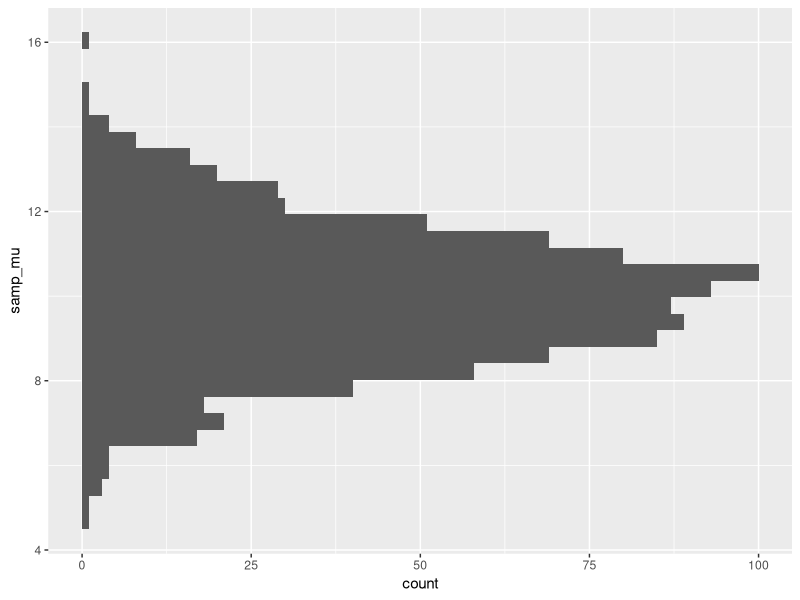
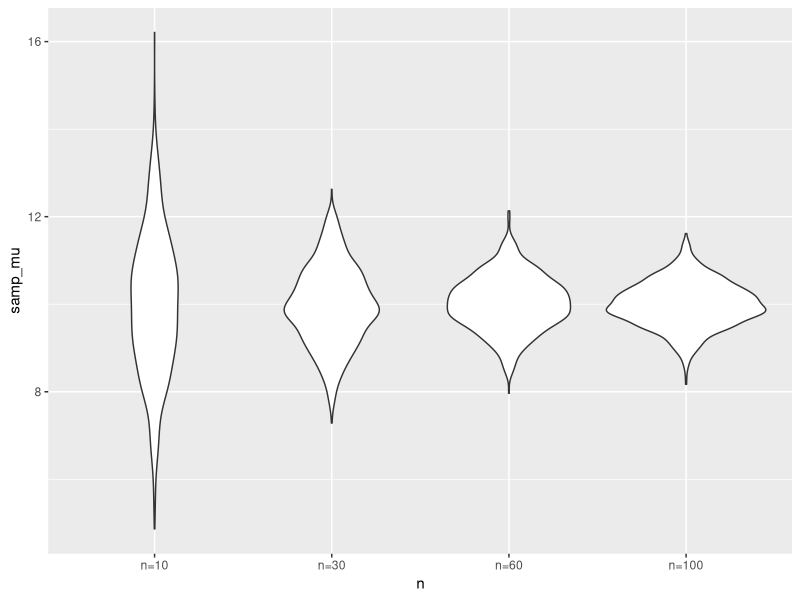
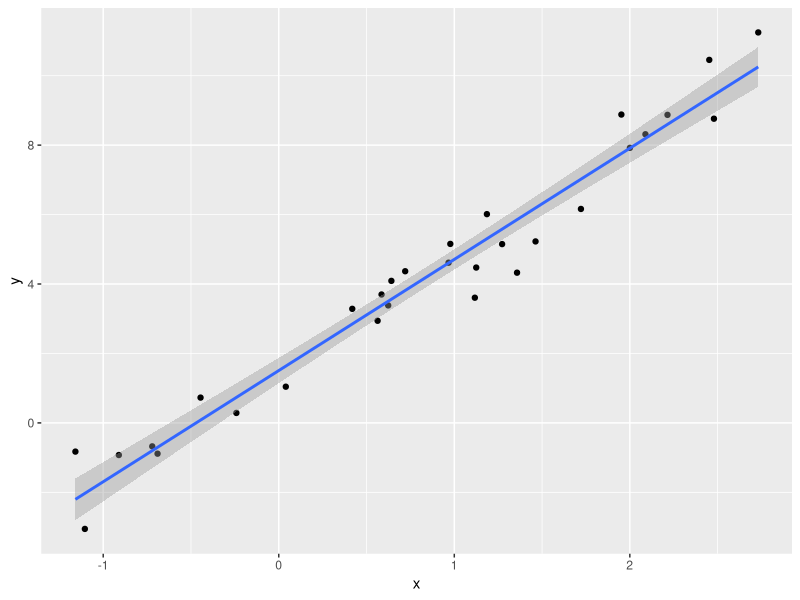
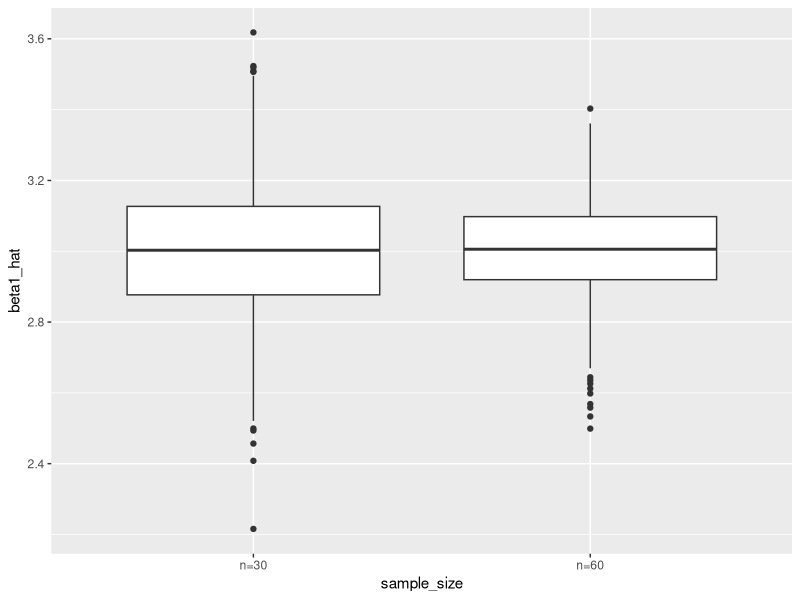
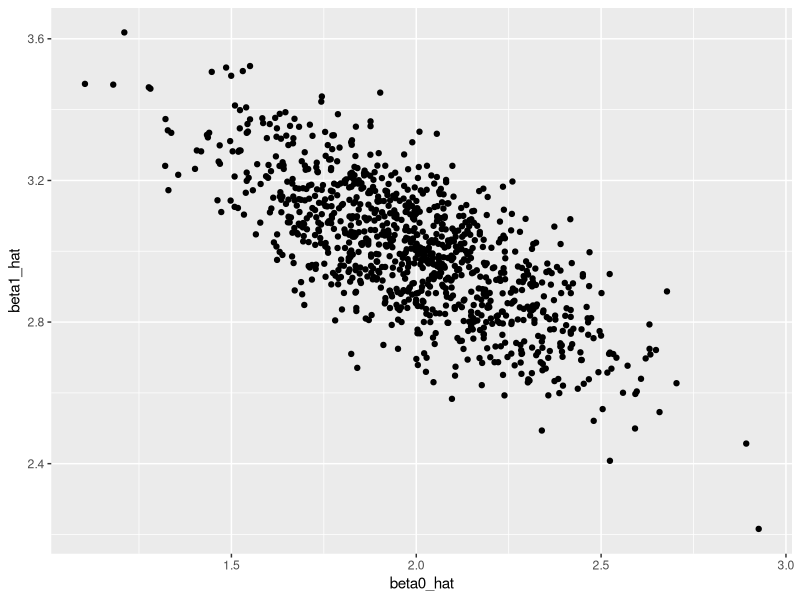
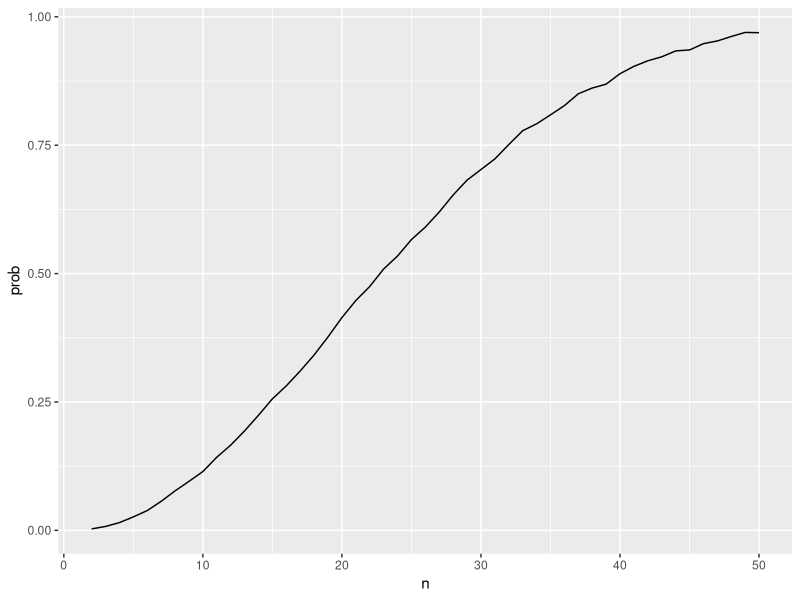

Write R code to recreate these figures, in order.
## ---- chunk 1
library(tidyverse)
# set.seed(1031) if want to get the same results
## ---- chunk 2
sim_data = tibble(
  x = rnorm(30,10,5)
)

sim_data |> 
  summarize(
    mu_hat = mean(x),
    sigma_hat = sd(x)
  )

sim_mean_sd = function(n, mu = 10, sigma = 5) {
  
  sim_data = tibble(
    x = rnorm(n, mu, sigma),
  )
  
  out_df = 
    sim_data |> 
    summarize(
      samp_mu = mean(x),
      samp_sigma = sd(x)
    )
  return(out_df)
}
sim_mean_sd(50)
## ---- chunk 3
output = vector("list", 1000)

for (i in 1:1000) {
  output[[i]] = sim_mean_sd(30)
}

bind_rows(output) |>
  summarise(ave_samp_mean=mean(samp_mu),
            SE_samp_mean = sd(samp_mu))
# compare sd(mu) with sigma/sqrt(n) 5/sqrt(30)
## ---- chunk 4
set.seed(1)
rnorm(5)
## ---- chunk 5
rnorm(5)
## ---- chunk 6
set.seed(1)
rnorm(5)
## ---- chunk 7
sim_res = 
  tibble(
    iter = 1:1000
  ) |>
  mutate(samp_res = map(iter, sim_mean_sd, n = 30)) |>
  unnest(samp_res)
## ---- chunk 8
sim_res = 
  expand_grid(
    n = c(10,30,60,100),
    iter = 1:1000
  ) |>
  mutate(samp_res = map(n, sim_mean_sd)) |>
  unnest(samp_res)
## ---- chunk 9
sim_res |>
  group_by(n) |>
  summarize(
    se = sd(samp_mu)
  )
# vs. 5/sqrt(10;30;60;100)
## ---- chunk 10
sim_res |>
  filter(n == 10) |>
  ggplot(aes(y = samp_mu)) +
  geom_histogram()
## ---- chunk 11
sim_res |>
  mutate(
    n = str_c("n=",n), 
    n = fct_inorder(n)) |>
  ggplot(aes(x=n, y = samp_mu)) +
  geom_violin()
## ---- chunk 12
sim_data = 
  tibble(
    x = rnorm(30, 1, 1),
    y = 2+3*x +rnorm(30,0,1)
  )
lim_fit = lm(y~x, data = sim_data)

sim_data |>
  ggplot(aes(x = x, y = y)) +
  geom_point() +
  stat_smooth(method = "lm")
## ---- chunk 13
sim_regression = function(n) {
  
  sim_data = 
    tibble(
      x = rnorm(n, 1, 1),
      y = 2+3*x +rnorm(n,0,1)
    )
  
  lm_fit = lm(y~x, data = sim_data)
  
  out_df = 
    tibble(
      beta0_hat = coef(lm_fit)[1],
      beta1_hat = coef(lm_fit)[2]
    )
    
  return(out_df)

}

sim_res = 
  expand_grid(
    sample_size = c(30,60),
    iter = 1:1000
  ) |>
  mutate(lm_res = map(sample_size, sim_regression)) |>
  unnest(lm_res)

sim_res |>
  mutate(
    sample_size = str_c("n=",sample_size)) |>
  ggplot(aes(x = sample_size, y = beta1_hat)) +
  geom_boxplot()
## ---- chunk 14
sim_res |>
  filter(sample_size == 30) |>
  ggplot(aes(x = beta0_hat, y = beta1_hat )) +
  geom_point()
## ---- chunk 15
bday_sim = function(n) {

  bdays = sample(1:365, size = n, replace = TRUE)
  
  duplicate = length(unique(bdays)) < n
  
  return(duplicate)
}

bday_sim(10)
bday_sim(50)
## ---- chunk 16
sim_res = 
  expand_grid(
    n = c(2:50),
    iter = 1:10000
  ) |>
  mutate(res = map_lgl(n,bday_sim)) |>
  group_by(n) |>
  summarize(prob = mean(res))

sim_res |>
  ggplot(aes(x = n, y = prob)) +
  geom_line()
